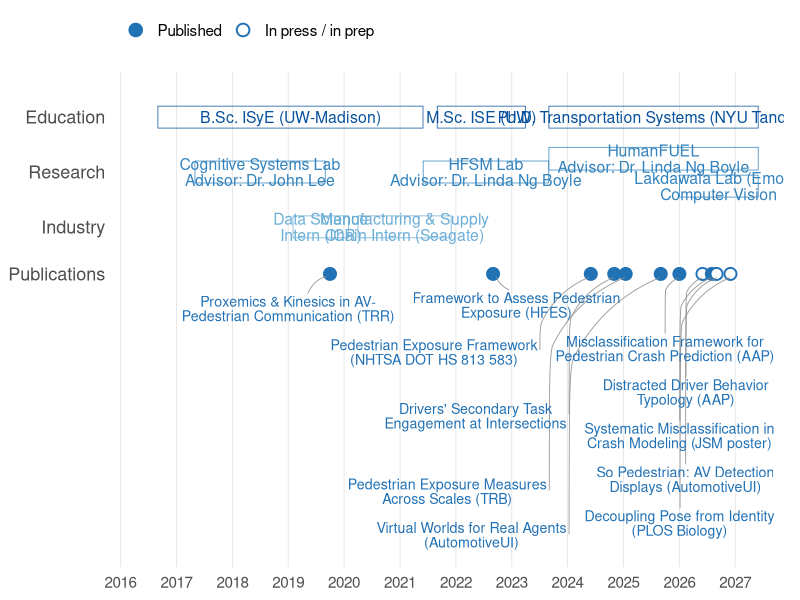

Source code (R):
# Builds images/timeline.png for timeline.Rmd.
# Run from the repo root:  Rscript scripts/resume-timeline-website.R

library(ggplot2)
library(dplyr)
library(lubridate)
library(ggrepel)
library(stringr)

out_file <- "images/timeline.png"

color_palette <- c(
  "Education"    = "#08519c", # darkest blue
  "Research"     = "#3182bd",
  "Industry"     = "#6baed6",
  "Publications" = "#2171b5"
)

# Explicit lane positions, top to bottom. Publications sits last so its
# callout labels can fan downward into empty space instead of colliding with
# the career bars. Research carries two sub-tracks because HumanFUEL and the
# Emory appointment run concurrently and would otherwise overlap.
lane_y_pos <- c("Education" = 5.0, "Research" = 3.6, "Industry" = 2.2, "Publications" = 1.0)
lane_order <- names(lane_y_pos)

data <- tribble(
  ~content, ~start, ~end, ~group, ~y_off, ~half_h,
  "B.Sc. ISyE (UW-Madison)", "2016-09-01", "2021-05-31", "Education", 0, 0.28,
  "M.Sc. ISE (UW)", "2021-09-01", "2023-03-31", "Education", 0, 0.28,
  "Ph.D. Transportation Systems (NYU Tandon)", "2023-09-01", "2027-05-31", "Education", 0, 0.28,
  "Cognitive Systems Lab\nAdvisor: Dr. John Lee", "2017-05-01", "2019-08-31", "Research", 0, 0.28,
  "HFSM Lab\nAdvisor: Dr. Linda Ng Boyle", "2021-06-01", "2023-08-31", "Research", 0, 0.28,
  "HumanFUEL\nAdvisor: Dr. Linda Ng Boyle", "2023-09-01", "2027-05-31", "Research", 0.34, 0.29,
  "Lakdawala Lab (Emory)\nComputer Vision", "2026-01-01", "2027-05-31", "Research", -0.36, 0.28,
  "Data Science\nIntern (ICR)", "2019-02-01", "2020-01-31", "Industry", 0, 0.28,
  "Manufacturing & Supply\nChain Intern (Seagate)", "2020-04-01", "2021-12-01", "Industry", 0, 0.28
) %>%
  mutate(start = ymd(start), end = ymd(end), y = lane_y_pos[group] + y_off)

# Publications & conference presentations.
# status drives point shape: solid = out, hollow = accepted / in preparation.
publications <- tribble(
  ~content, ~date, ~status, ~nudge_x, ~nudge_y,
  "Proxemics & Kinesics in AV-\nPedestrian Communication (TRR)", "2019-10-01", "Published", 0, -0.9,
  "Framework to Assess Pedestrian\nExposure (HFES)", "2022-09-01", "Published", 0, -0.9,
  "Pedestrian Exposure Framework\n(NHTSA DOT HS 813 583)", "2024-06-01", "Published", -600, -1.9,
  "Drivers' Secondary Task\nEngagement at Intersections", "2024-11-01", "Published", -250, -4.5,
  "Pedestrian Exposure Measures\nAcross Scales (TRB)", "2025-01-15", "Published", -1150, -5.6,
  "Virtual Worlds for Real Agents\n(AutomotiveUI)", "2025-09-01", "Published", -450, -3.2,
  "Misclassification Framework for\nPedestrian Crash Prediction (AAP)", "2026-01-01", "Published", 250, -1.9,
  "Distracted Driver Behavior\nTypology (AAP)", "2026-06-01", "In press / in prep", 300, -3.0,
  "Systematic Misclassification in\nCrash Modeling (JSM poster)", "2026-08-01", "Published", 300, -4.1,
  "So Pedestrian: AV Detection\nDisplays (AutomotiveUI)", "2026-09-01", "In press / in prep", 300, -5.2,
  "Decoupling Pose from Identity\n(PLOS Biology)", "2026-12-01", "In press / in prep", 250, -6.3
) %>%
  mutate(date = ymd(date), group = "Publications", y = lane_y_pos[group])

p <- ggplot() +
  geom_rect(
    data = data,
    aes(
      xmin = start, xmax = end,
      ymin = y - half_h,
      ymax = y + half_h,
      color = group
    ),
    fill = NA,
    linewidth = 0.25
  ) +
  geom_text(
    data = data,
    aes(x = start + (end - start) / 2, y = y, label = content, color = group),
    size = 4.0,
    lineheight = 0.85
  ) +
  # white halo first, so points one month apart still read as two points
  geom_point(
    data = publications,
    aes(x = date, y = y),
    size = 5.4,
    color = "white"
  ) +
  geom_point(
    data = publications,
    aes(x = date, y = y, fill = status),
    shape = 21,
    color = "#2171b5",
    stroke = 1.0,
    size = 3.4
  ) +
  geom_text_repel(
    data = publications,
    aes(x = date, y = y, label = content, color = group),
    size = 3.6,
    lineheight = 0.85,
    box.padding = 0.45,
    point.padding = 0.35,
    force = 4,
    force_pull = 1.1,
    direction = "both",
    nudge_x = publications$nudge_x,
    nudge_y = publications$nudge_y,
    segment.size = 0.3,
    segment.color = "grey55",
    segment.alpha = 0.9,
    min.segment.length = 0,
    max.overlaps = Inf,
    segment.curvature = -0.2,
    segment.ncp = 10,
    seed = 42
  ) +
  scale_color_manual(values = color_palette, guide = "none") +
  scale_fill_manual(
    values = c("Published" = "#2171b5", "In press / in prep" = "white"),
    breaks = c("Published", "In press / in prep"),
    name = NULL
  ) +
  guides(fill = guide_legend(override.aes = list(shape = 21, size = 3.6, color = "#2171b5"))) +
  scale_x_date(
    limits = c(ymd("2016-01-01"), ymd("2027-09-30")),
    date_breaks = "1 year",
    date_labels = "%Y",
    expand = expansion(mult = c(0.01, 0.01))
  ) +
  scale_y_continuous(
    breaks = unname(lane_y_pos),
    labels = lane_order,
    limits = c(-5.9, 5.6)
  ) +
  theme_minimal(base_size = 14) +
  theme(
    axis.text.y = element_text(size = 13),
    axis.text.x = element_text(size = 11),
    axis.title = element_blank(),
    panel.grid.major.y = element_blank(),
    panel.grid.minor.y = element_blank(),
    panel.grid.minor.x = element_blank(),
    panel.grid.major.x = element_line(color = "grey90", linewidth = 0.3),
    legend.position = "top",
    legend.justification = "left",
    legend.text = element_text(size = 11),
    plot.margin = margin(t = 6, r = 12, b = 6, l = 6, unit = "pt")
  )

ggsave(out_file, p, width = 16, height = 7.4, dpi = 200, bg = "white")
cat("wrote", out_file, "\n")
